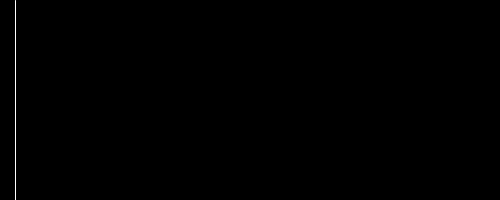
Frame 1 (no input)
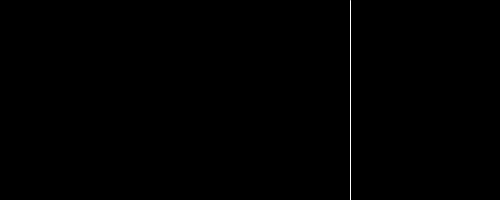
Frame 60 (the mouse pressed at the canvas centre just before this capture)
Frame 120 (the mouse held since frame 60 and released just before this capture): identical to frame 60, image omitted

The Processing sketch that drew these frames (run headless with seeded random() and noise(); from frame 60 on, the mouse is pressed at the canvas centre):

// Processing sketch: _08_arrays1
// ── _08_arrays1.pde
int index = 0;
int[] numbers = new int[10];

void setup() {
  size(500, 200);
  smooth();
  
  numbers[0] = 15;
  numbers[1] = 5;
  numbers[2] = 78;
  numbers[3] = 123;
  numbers[4] = 299;
  numbers[5] = 0;
  numbers[6] = 157;
  numbers[7] = 445;
  numbers[8] = 499;
  numbers[9] = 350; 
}

void draw() {
  background(0);
  stroke(255);
  line(numbers[index], 0, numbers[index], height);
  
  index++;
  if (index > 9) {
    index = 0;
  }  
}
